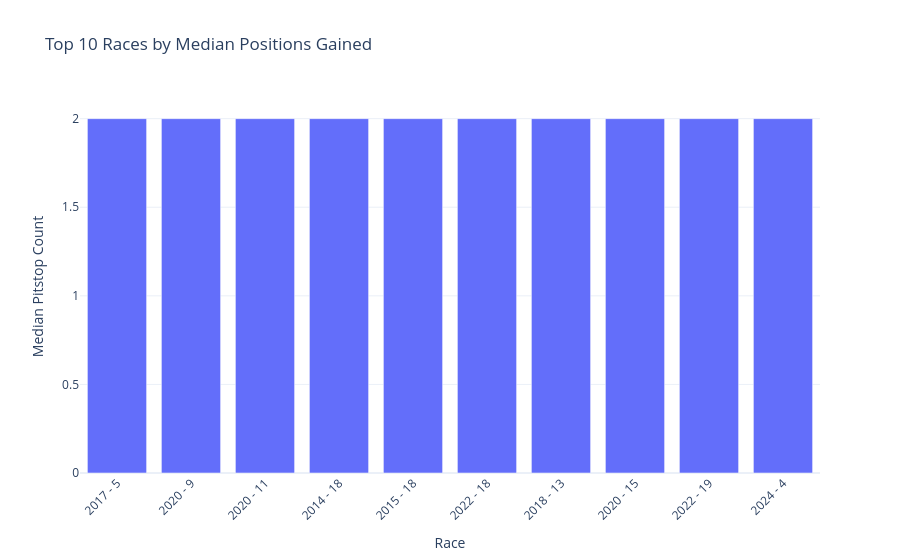

Notebook source saved alongside this figure:
### Code cell
import plotly.express as px

race_median = (
    df_base.groupby(["season","raceId"])["pit_stop_count"]
    .median().reset_index()
    .sort_values("pit_stop_count", ascending=False)
    .head(10)
)

race_median["race_label"] = race_median["season"].astype(str) + " - " + race_median["raceId"].astype(str)

fig = px.bar(
    race_median, x="race_label", y="pit_stop_count",
    title="Top 10 Races by Median Positions Gained",
    labels={"pit_stop_count":"Median Pitstop Count", "race_label":"Race"}
)
fig.update_layout(template="plotly_white", xaxis_tickangle=-45)
fig.show()

### Figure 1 — Plotly figure (JSON) as saved in the notebook; plotly's stock layout.template omitted (floating-point values rounded to 4 significant figures)
{"data": [{"hovertemplate": "Race=%{x}<br>Median Pitstop Count=%{y}<extra></extra>", "legendgroup": "", "marker": {"color": "#636efa", "pattern": {"shape": ""}}, "name": "", "orientation": "v", "showlegend": false, "textposition": "auto", "type": "bar", "x": ["2017 - 5", "2020 - 9", "2020 - 11", "2014 - 18", "2015 - 18", "2022 - 18", "2018 - 13", "2020 - 15", "2022 - 19", "2024 - 4"], "xaxis": "x", "y": [2.0, 2.0, 2.0, 2.0, 2.0, 2.0, 2.0, 2.0, 2.0, 2.0], "yaxis": "y"}], "layout": {"barmode": "relative", "legend": {"tracegroupgap": 0}, "title": {"text": "Top 10 Races by Median Positions Gained"}, "xaxis": {"anchor": "y", "domain": [0, 1], "tickangle": -45, "title": {"text": "Race"}}, "yaxis": {"anchor": "x", "domain": [0, 1], "title": {"text": "Median Pitstop Count"}}}}
